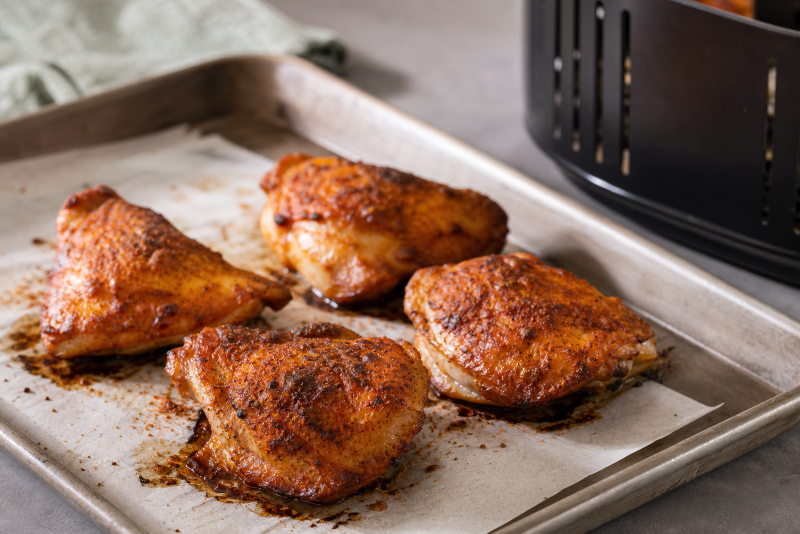
#> input picture images/rezeptbild_100.png, 1600 x 1067 px (shown at 1/2 size)
$ python optimize_to_small_png.py images out.png
#> lines starting #> are read from the running program, lines starting #| are printed output that depends on the picture
from __future__ import annotations

import sys
from pathlib import Path
from PIL import Image, ImageOps

SUPPORTED_EXTENSIONS = {".jpg", ".jpeg", ".png", ".webp"}

MAX_SIZE = (1000, 1000)  # kleiner = deutlich weniger Dateigröße
PNG_COLORS = 128         # weniger Farben = kleinere PNGs


def resize_image(img: Image.Image, max_size: tuple[int, int]) -> Image.Image:
    img = ImageOps.exif_transpose(img)
    resized = img.copy()
    resized.thumbnail(max_size, Image.Resampling.LANCZOS)
    return resized


def optimize_to_small_png(src_file: Path, src_root: Path, dst_root: Path) -> None:
    relative_path = src_file.relative_to(src_root)
    dst_relative = relative_path.with_suffix(".png")
    dst_file = dst_root / dst_relative
    dst_file.parent.mkdir(parents=True, exist_ok=True)

    with Image.open(src_file) as img:
#> img is the input picture: PIL image 1600x1067 RGB; mean R, G, B 136.8, 106.8, 90.9
        img = resize_image(img, MAX_SIZE)
#> in resize_image, `resized.thumbnail(max_size, Image.Resampling.LANCZOS)`:
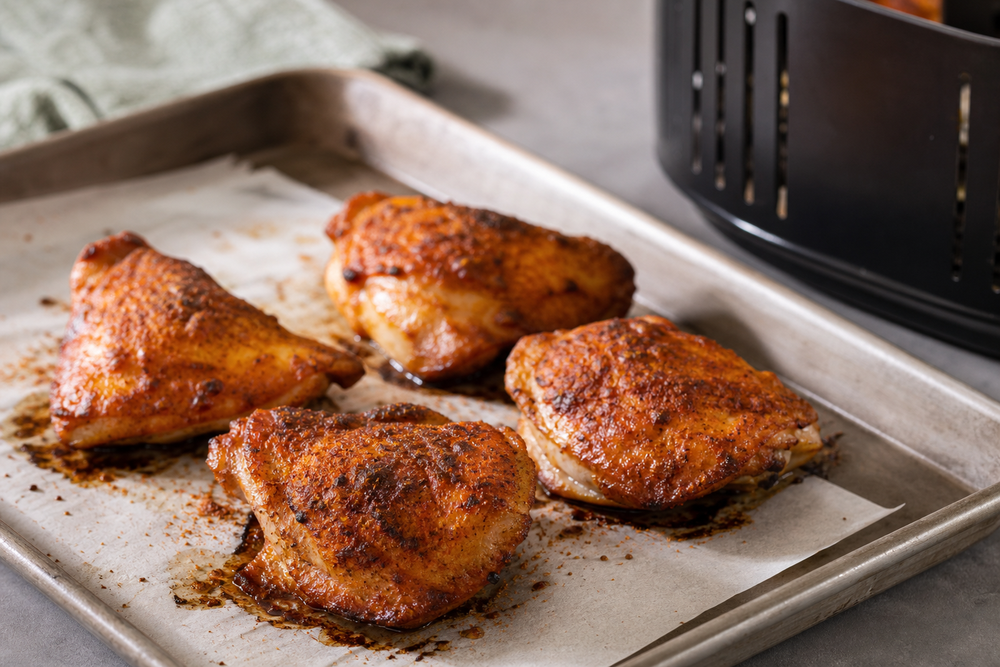
#> resized: PIL image 1000x667 RGB; mean R, G, B 136.8, 106.8, 90.9

        if img.mode not in ("RGB", "RGBA"):
            img = img.convert("RGBA" if "A" in img.mode else "RGB")

        if img.mode == "RGBA":
            img = img.convert("P", palette=Image.Palette.ADAPTIVE, colors=PNG_COLORS)
        else:
            img = img.convert("P", palette=Image.Palette.ADAPTIVE, colors=PNG_COLORS)
#> img: PIL image 1000x667 P

        img.save(
            dst_file,
            format="PNG",
            optimize=True,
            compress_level=9,
        )

    old_size = src_file.stat().st_size / 1024
    new_size = dst_file.stat().st_size / 1024
    print(f"[OK] {relative_path} -> {dst_relative} | {old_size:.1f} KB -> {new_size:.1f} KB")


def main() -> None:
    if len(sys.argv) < 3:
        print("Verwendung:")
        print("python optimize_to_small_png.py <eingabeordner> <ausgabeordner>")
        print("Beispiel:")
        print("python optimize_to_small_png.py images images_png_small")
        sys.exit(1)

    src_root = Path(sys.argv[1]).resolve()
    dst_root = Path(sys.argv[2]).resolve()

    if not src_root.exists() or not src_root.is_dir():
        print(f"Eingabeordner nicht gefunden: {src_root}")
        sys.exit(1)

    files = [
        p for p in src_root.rglob("*")
        if p.is_file() and p.suffix.lower() in SUPPORTED_EXTENSIONS
    ]

    if not files:
        print("Keine unterstützten Bilddateien gefunden.")
        sys.exit(0)

    print(f"Starte aggressive PNG-Optimierung für {len(files)} Datei(en)...")
    print(f"Quelle: {src_root}")
    print(f"Ziel:   {dst_root}")
    print("-" * 60)

    for file_path in files:
        try:
            optimize_to_small_png(file_path, src_root, dst_root)
        except Exception as e:
            print(f"[FEHLER] {file_path.name}: {e}")

    print("-" * 60)
    print("Fertig.")


if __name__ == "__main__":
    main()
